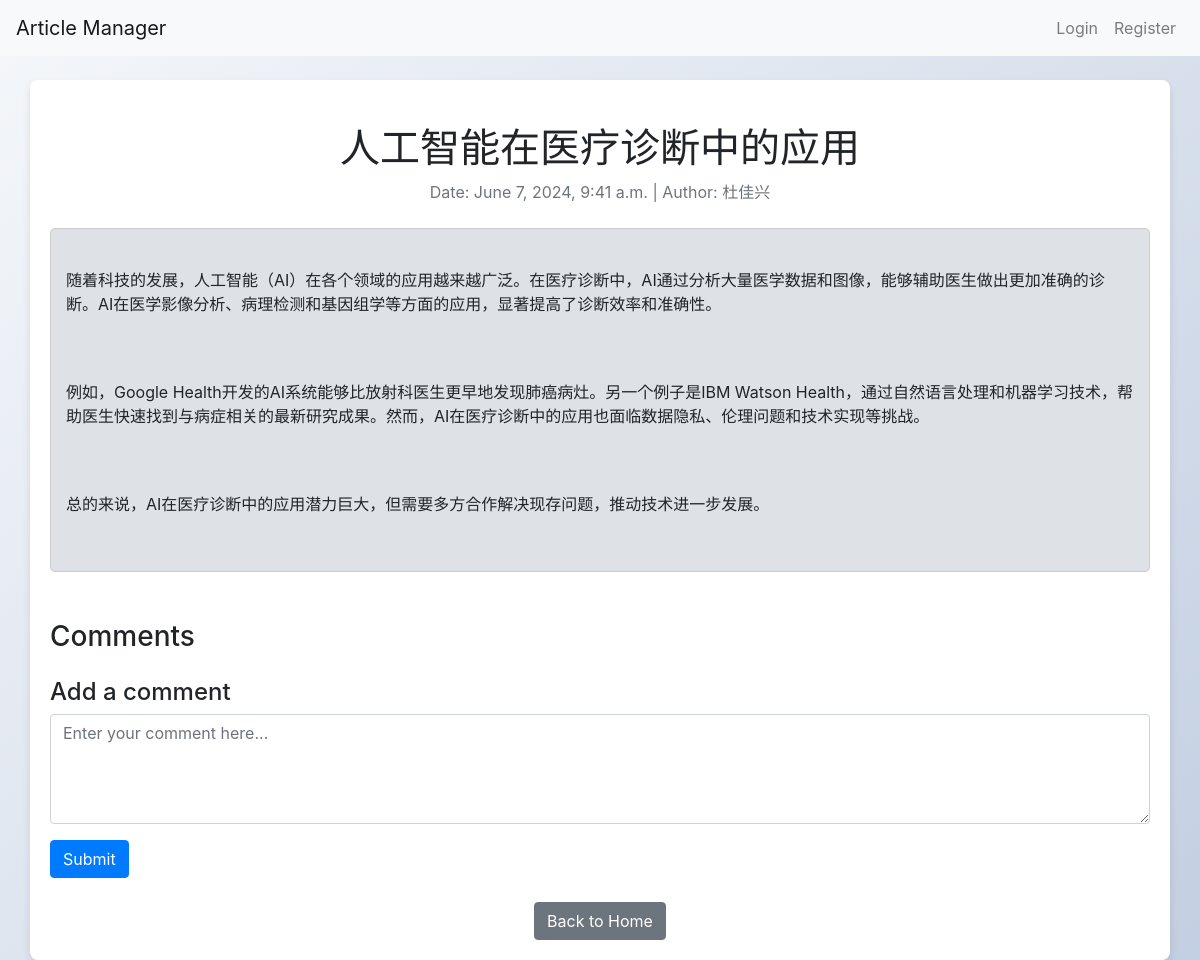
The app's page /article/22/ with its own data.
### app01/models.py (models this page shows, shortened)
class Article(models.Model):
    title = models.CharField(max_length=200)
    author = models.CharField(max_length=200)
    summary = models.TextField()
    keywords = models.CharField(max_length=200)
    publish_time = models.DateTimeField(auto_now_add=True)  # 自动设置为添加时的时间
    content = models.TextField()
    category =  models.ForeignKey(Category, on_delete=models.CASCADE)
    is_shared = models.BooleanField(default=False)  # 新增字段，默认值为 False（非共享状态）

### app01/views.py (the view)
# urls.py: path('article/<int:article_id>/', views.article_detail, name='article_detail'),
def article_detail(request, article_id):
    article = get_object_or_404(Article, id=article_id)
    comments = article.comments.filter(parent__isnull=True)
    if request.method == 'POST':
        comment_form = CommentForm(request.POST)
        if comment_form.is_valid():
            new_comment = comment_form.save(commit=False)
            new_comment.article = article
            new_comment.author = request.user
            parent_id = request.POST.get('parent_id')
            if parent_id:
                new_comment.parent = Comment.objects.get(id=parent_id)
            new_comment.save()
            return redirect('article_detail', article_id=article.id)
    else:
        comment_form = CommentForm()
    context = {
        'article': article,
        'comments': comments,
        'comment_form': comment_form,
    }
    context.update(csrf(request))
    return render(request, 'article_detail.html',context)

### app01/forms.py
class CommentForm(forms.ModelForm):
    class Meta:
        model = Comment
        fields = ['content']
        widgets = {
            'content': forms.Textarea(attrs={'class': 'form-control','placeholder': 'Enter your comment here...',
        'rows': 4,'cols': 40})
        }

### app01/templatetags/custom_tags.py (called while the page is built, shortened)
@register.simple_tag(takes_context=True)
def render_comments(context, article):
    comments = Comment.objects.filter(article=article, parent=None)
    return mark_safe(_render_comments(context, comments))

def _render_comments(context, comments, level=0):
    html = ''
    return html

### app01/templates/article_detail.html (shortened to what this page needs)
{% load custom_tags %}
<!DOCTYPE html>
<html lang="en">
<head>
    <link href="https://maxcdn.bootstrapcdn.com/bootstrap/4.5.2/css/bootstrap.min.css" rel="stylesheet">
    <link href="/static/css/article_detail.css?version=1.1.7" rel="stylesheet">
</head>
<body>
    <nav class="navbar navbar-expand-lg navbar-light bg-light">
        <a class="navbar-brand" href="{% url 'home' %}">Article Manager</a>
        <div class="collapse navbar-collapse" id="navbarNav">
            <ul class="navbar-nav ml-auto">
                {% if user.is_authenticated %}
                    <li class="nav-item">
                        <a class="nav-link" href="{% url 'personal' %}">Personal</a>
                    </li>
                    <li class="nav-item">
                        <a class="nav-link" href="{% url 'publish' %}">Publish</a>
                    </li>
                    <li class="nav-item">
                        <a class="nav-link" href="{% url 'logout' %}">Logout</a>
                    </li>
                {% else %}
                    <li class="nav-item">
                        <a class="nav-link" href="{% url 'login' %}">Login</a>
                    </li>
                    <li class="nav-item">
                        <a class="nav-link" href="{% url 'register' %}">Register</a>
                    </li>
                {% endif %}
            </ul>
        </div>
    </nav>
    <div class="container mt-4">
        <div class="text-center my-4">
            <h1>{{ article.title }}</h1>
            <p class="text-muted">Date: {{ article.publish_time }} | Author: {{ article.author }}</p>
        </div>
        <div class="article-content mb-5">
            {{ article.content|linebreaks }}
        </div>
        <div class="comments-section">
            <h3>Comments</h3>
            <h4 class="mt-4">Add a comment</h4>
            <form method="POST" action="{% url 'article_detail' article.id %}">
                <div class="form-group">
                    {{ comment_form.content }}
                </div>
                <button type="submit" class="btn btn-primary">Submit</button>
            </form>
        </div>
        <div class="text-center mt-4">
            <a href="{% url 'home' %}" class="btn btn-secondary">Back to Home</a>
        </div>
    </div>
</body>
</html>

### app01/static/css/article_detail.css (style rules this page uses)
body { background: linear-gradient(135deg, #f5f7fa, #c3cfe2); min-height: 100vh; }
.container { background: white; border-radius: 8px; box-shadow: 0 4px 8px rgba(0, 0, 0, 0.1); padding: 20px; margin-top: 20px; }
.btn { transition: background-color 0.3s, transform 0.3s; }
.article-content { white-space: pre-line; }
.article-content { border: 1px solid #ccc; border-radius: 5px; padding: 15px; background-color: #dee2e6; }

### records on screen
Article: title "人工智能在医疗诊断中的应用", publish_time "June 7, 2024, 9:41 a.m.", author "杜佳兴", content "随着科技的发展，人工智能（AI）在各个领域的应用越来越广泛。在医疗诊断中，AI通过分析大量医学数据和图像，能够辅助医生做出更加准确的诊断。AI在医学影像分析、病理检测和基因组学等方面的应用，显著提高了诊断效率和准确性。 例如，Google Health开发的AI系统能够比放射科医生更早地发现肺癌病灶。另一个例子是IBM Watson Health，通过自然语言处理和机器学习技术，帮助医生快速找到与病症相关的最新研究成果。然而，AI在医疗诊断中的应用也面临数据隐私、伦理问题和技术实现等挑战。 总的来说，AI在医疗诊断中的应用潜力巨大，但需要多方合作解决现存问题，推动技术进一步发展。"
